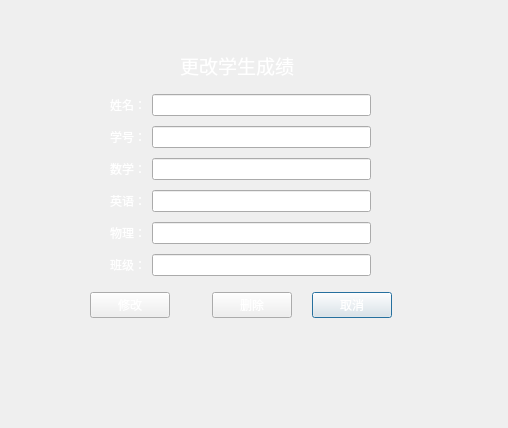
<?xml version="1.0" encoding="UTF-8"?>
<ui version="4.0">
 <class>Modifystudent</class>
 <widget class="QDialog" name="Modifystudent">
  <property name="geometry">
   <rect>
    <x>0</x>
    <y>0</y>
    <width>508</width>
    <height>428</height>
   </rect>
  </property>
  <property name="windowTitle">
   <string>修改学生成绩</string>
  </property>
  <property name="styleSheet">
   <string notr="true">#Modifystudent{
border-image: url(:/new/prefix1/Apple.jpg);
}</string>
  </property>
  <widget class="QLabel" name="label_6">
   <property name="geometry">
    <rect>
     <x>180</x>
     <y>50</y>
     <width>141</width>
     <height>31</height>
    </rect>
   </property>
   <property name="font">
    <font>
     <pointsize>14</pointsize>
    </font>
   </property>
   <property name="styleSheet">
    <string notr="true">color: rgb(255, 255, 255);</string>
   </property>
   <property name="text">
    <string>更改学生成绩</string>
   </property>
  </widget>
  <widget class="QWidget" name="layoutWidget">
   <property name="geometry">
    <rect>
     <x>190</x>
     <y>290</y>
     <width>202</width>
     <height>30</height>
    </rect>
   </property>
   <property name="styleSheet">
    <string notr="true">color: rgb(255, 255, 255);</string>
   </property>
   <layout class="QHBoxLayout" name="horizontalLayout_8">
    <item>
     <spacer name="horizontalSpacer">
      <property name="styleSheet">
       <string notr="true">color: rgb(255, 255, 255);</string>
      </property>
      <property name="orientation">
       <enum>Qt::Horizontal</enum>
      </property>
      <property name="sizeHint" stdset="0">
       <size>
        <width>40</width>
        <height>20</height>
       </size>
      </property>
     </spacer>
    </item>
    <item>
     <widget class="QPushButton" name="btn_changedata_cancel">
      <property name="styleSheet">
       <string notr="true">color: rgb(255, 255, 255);</string>
      </property>
      <property name="text">
       <string>取消</string>
      </property>
     </widget>
    </item>
   </layout>
  </widget>
  <widget class="QWidget" name="layoutWidget_3">
   <property name="geometry">
    <rect>
     <x>90</x>
     <y>290</y>
     <width>202</width>
     <height>30</height>
    </rect>
   </property>
   <property name="styleSheet">
    <string notr="true">color: rgb(255, 255, 255);</string>
   </property>
   <layout class="QHBoxLayout" name="horizontalLayout_7">
    <item>
     <widget class="QPushButton" name="btn_changedata_change">
      <property name="styleSheet">
       <string notr="true">color: rgb(255, 255, 255);</string>
      </property>
      <property name="text">
       <string>修改</string>
      </property>
     </widget>
    </item>
    <item>
     <spacer name="horizontalSpacer_2">
      <property name="styleSheet">
       <string notr="true">color: rgb(255, 255, 255);</string>
      </property>
      <property name="orientation">
       <enum>Qt::Horizontal</enum>
      </property>
      <property name="sizeHint" stdset="0">
       <size>
        <width>40</width>
        <height>20</height>
       </size>
      </property>
     </spacer>
    </item>
    <item>
     <widget class="QPushButton" name="btn_changedata_del">
      <property name="styleSheet">
       <string notr="true">color: rgb(255, 255, 255);</string>
      </property>
      <property name="text">
       <string>删除</string>
      </property>
     </widget>
    </item>
   </layout>
  </widget>
  <widget class="QWidget" name="layoutWidget_2">
   <property name="geometry">
    <rect>
     <x>110</x>
     <y>90</y>
     <width>261</width>
     <height>191</height>
    </rect>
   </property>
   <property name="styleSheet">
    <string notr="true">color: rgb(255, 255, 255);</string>
   </property>
   <layout class="QVBoxLayout" name="verticalLayout">
    <item>
     <layout class="QHBoxLayout" name="horizontalLayout_2">
      <item>
       <widget class="QLabel" name="label_2">
        <property name="styleSheet">
         <string notr="true">color: rgb(255, 255, 255);</string>
        </property>
        <property name="text">
         <string>姓名：</string>
        </property>
       </widget>
      </item>
      <item>
       <widget class="QLineEdit" name="le_addscore_name">
        <property name="styleSheet">
         <string notr="true">color: rgb(255, 255, 255);</string>
        </property>
        <property name="placeholderText">
         <string>请填写姓名</string>
        </property>
       </widget>
      </item>
     </layout>
    </item>
    <item>
     <layout class="QHBoxLayout" name="horizontalLayout_3">
      <item>
       <widget class="QLabel" name="label_3">
        <property name="styleSheet">
         <string notr="true">color: rgb(255, 255, 255);</string>
        </property>
        <property name="text">
         <string>学号：</string>
        </property>
       </widget>
      </item>
      <item>
       <widget class="QLineEdit" name="le_addscore_id">
        <property name="styleSheet">
         <string notr="true">color: rgb(255, 255, 255);</string>
        </property>
        <property name="maxLength">
         <number>15</number>
        </property>
        <property name="placeholderText">
         <string>请输入学号</string>
        </property>
       </widget>
      </item>
     </layout>
    </item>
    <item>
     <layout class="QHBoxLayout" name="horizontalLayout">
      <item>
       <widget class="QLabel" name="label_4">
        <property name="styleSheet">
         <string notr="true">color: rgb(255, 255, 255);</string>
        </property>
        <property name="text">
         <string>数学：</string>
        </property>
       </widget>
      </item>
      <item>
       <widget class="QLineEdit" name="le_addscore_math">
        <property name="styleSheet">
         <string notr="true">color: rgb(255, 255, 255);</string>
        </property>
        <property name="maxLength">
         <number>2</number>
        </property>
        <property name="placeholderText">
         <string>请输入数学成绩</string>
        </property>
       </widget>
      </item>
     </layout>
    </item>
    <item>
     <layout class="QHBoxLayout" name="horizontalLayout_4">
      <item>
       <widget class="QLabel" name="label_5">
        <property name="styleSheet">
         <string notr="true">color: rgb(255, 255, 255);</string>
        </property>
        <property name="text">
         <string>英语：</string>
        </property>
       </widget>
      </item>
      <item>
       <widget class="QLineEdit" name="le_addscore_eng">
        <property name="styleSheet">
         <string notr="true">color: rgb(255, 255, 255);</string>
        </property>
        <property name="maxLength">
         <number>2</number>
        </property>
        <property name="placeholderText">
         <string>请输入英语成绩</string>
        </property>
       </widget>
      </item>
     </layout>
    </item>
    <item>
     <layout class="QHBoxLayout" name="horizontalLayout_5">
      <item>
       <widget class="QLabel" name="label_8">
        <property name="styleSheet">
         <string notr="true">color: rgb(255, 255, 255);</string>
        </property>
        <property name="text">
         <string>物理：</string>
        </property>
       </widget>
      </item>
      <item>
       <widget class="QLineEdit" name="le_addscore_phy">
        <property name="styleSheet">
         <string notr="true">color: rgb(255, 255, 255);</string>
        </property>
        <property name="maxLength">
         <number>2</number>
        </property>
        <property name="placeholderText">
         <string>请输入物理成绩</string>
        </property>
       </widget>
      </item>
     </layout>
    </item>
    <item>
     <layout class="QHBoxLayout" name="horizontalLayout_6">
      <item>
       <widget class="QLabel" name="label">
        <property name="styleSheet">
         <string notr="true">color: rgb(255, 255, 255);</string>
        </property>
        <property name="text">
         <string>班级：</string>
        </property>
       </widget>
      </item>
      <item>
       <widget class="QLineEdit" name="le_class">
        <property name="styleSheet">
         <string notr="true">color: rgb(255, 255, 255);</string>
        </property>
        <property name="placeholderText">
         <string>请输入班级</string>
        </property>
        <property name="clearButtonEnabled">
         <bool>true</bool>
        </property>
       </widget>
      </item>
     </layout>
    </item>
   </layout>
  </widget>
 </widget>
 <resources/>
 <connections/>
</ui>
